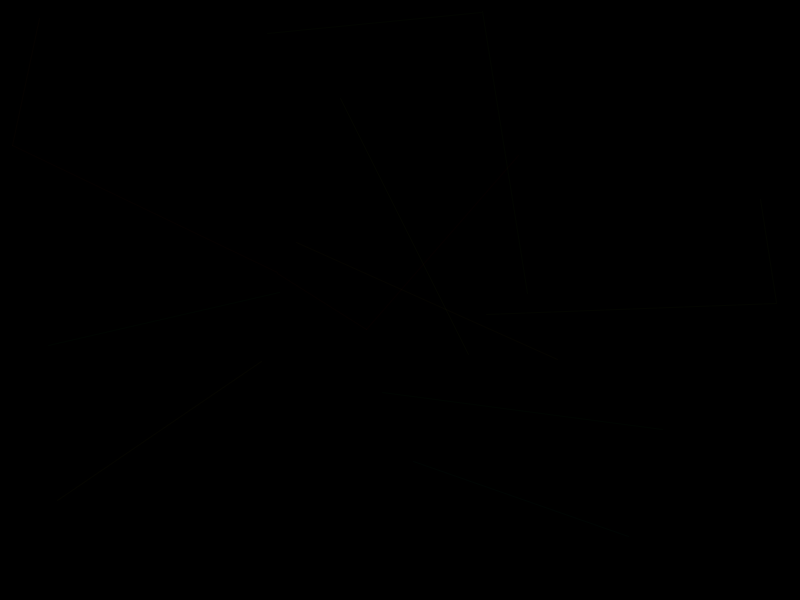
Frame 1 (no input)
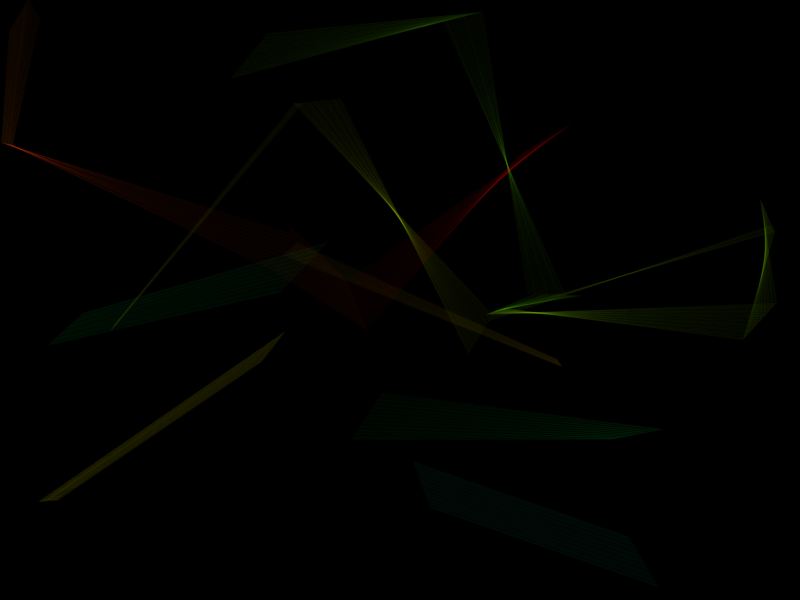
Frame 60 (the mouse pressed at the canvas centre just before this capture)
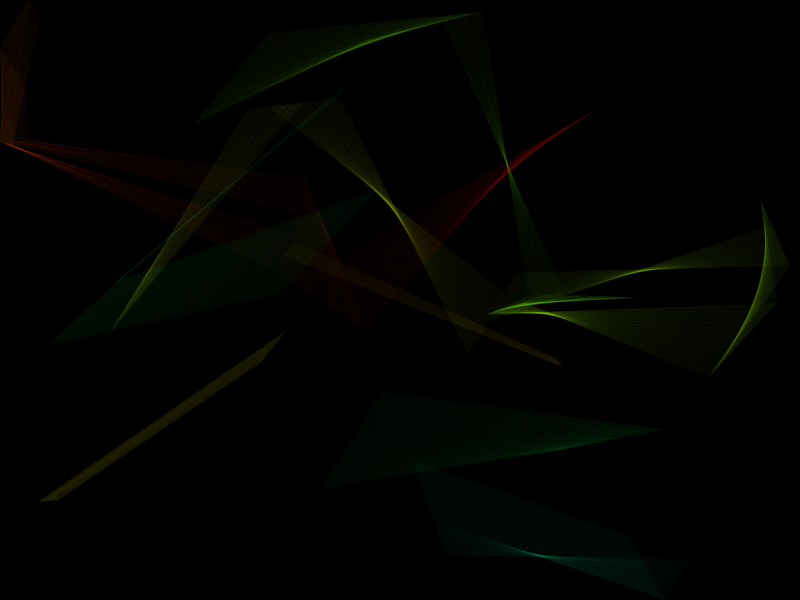
Frame 120 (the mouse held since frame 60 and released just before this capture)

The Processing sketch that drew these frames (run headless with seeded random() and noise(); from frame 60 on, the mouse is pressed at the canvas centre):

// Processing sketch: processing_151120
// ── processing_151120.pde

/*
 * Creative Coding
 * Week 3, 04 - spinning top: curved motion with sin() and cos()
 * by Indae Hwang and Jon McCormack
 * Copyright (c) 2014 Monash University
 *
 * This sketch is the first cut at translating the motion of a spinning top
 * to trace a drawing path. This sketch traces a path using sin() and cos()
 *
 */

float rad;       // radius for the moving hand
int num = 35; // number of 'spinning tops'
int edge = 0;
PVector[] loc = new PVector[num]; // location array, using PVector to avoid additional arrays
PVector[] vel = new PVector[num]; // velocity array, using PVector to avoid additional arrays
int[] dir = new int[num];
float[] offSet = new float[num];

void setup() {
  size(800, 600);
  colorMode(HSB, 255, 100, 100);
  createStuff();
}


void draw() {
  if (frameCount%200==0) {
  fill(#000000, 5);
  noStroke();
  rect(0, 0, width, height);
  }
  rad = radians(frameCount);

  // calculate new position

  for (int i=0; i<loc.length; i++) {
    loc[i].add(vel[i]); // add one velocity unit to the current location of the anchor
    float max = 1;
    float min = 0.5;
    //When the shape hits the edge of the window, it reverses its direction and changes velocity
    if (loc[i].x > width-edge || loc[i].x < edge) {
      vel[i].x = vel[i].x > 0 ? -random(min, max) : random(min, max);
    }

    if (loc[i].y > height-edge || loc[i].y < edge) {
      vel[i].y = vel[i].y > 0 ? -random(min, max) : random(min, max);
    }

    float bx = loc[i].x + 300 * sin(rad+offSet[i])*dir[i];
    float by = loc[i].y + 300 * cos(rad+offSet[i])*dir[i];    
    float f = map(i, 0, loc.length, 0, 120);

    //fill(f, 90,90, 5);

    float radius = 100 * sin(rad*0.1);
    float handX = bx + radius * sin(rad*3)*dir[i];
    float handY = by + radius * cos(rad*3)*dir[i];


    //line(bx, by, handX, handY);

    if (i<num-1) {
      float distance = dist(loc[i].x, loc[i].y, loc[i+1].x, loc[i+1].y);
      if (distance > 50 && distance < 300) {

        stroke(f, 90, 100, 5);
        line(loc[i].x, loc[i].y, loc[i+1].x, loc[i+1].y);

      }
    }
  }
}

void keyPressed() {
  save(random(23232)+".jpg");
}

void mouseClicked() {
  createStuff();
}

void createStuff() {
  background(#000000);  
  for (int i=0; i<num; i++) {
    // a random starting position for the anchors
    float x = random(edge, width-edge); 
    float y = random(edge, height-edge); 
    loc[i] = new PVector(x, y);
    // dx and dy are the small change in position each frame
    float dx = random(-1, 1);
    float dy = random(-1, 1);
    vel[i] = new PVector(dx, dy);
    // clock-wise or non-clockwise
    float r = random(1);
    dir[i] = r>0.5 ? 1 : -1;
    offSet[i] = random(TWO_PI);
  }
}
